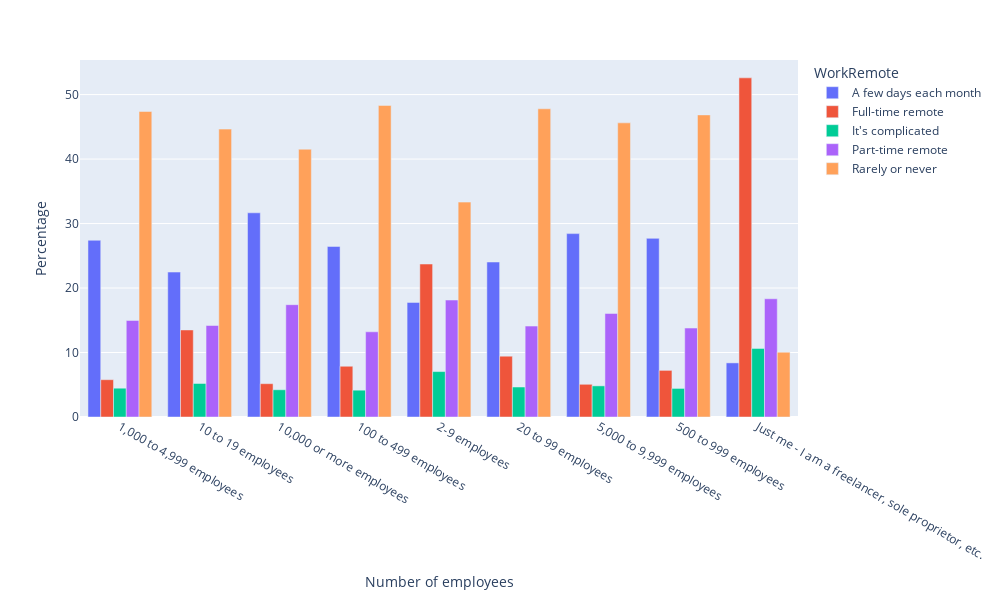

This figure's notebook cell:
### Code cell
fig = px.bar(df_Org_per, x='OrgSize', y='count',barmode="group", color = 'WorkRemote')
fig.update_layout(
    yaxis_title="Percentage",
    xaxis_title="Number of employees",
    autosize=False,
    width=1000,
    height=600,)
fig.show()
fig.write_image("org.png")

### Figure 1 — Plotly figure (JSON) as saved in the notebook; plotly's stock layout.template omitted (floating-point values rounded to 4 significant figures)
{"data": [{"alignmentgroup": "True", "hovertemplate": "WorkRemote=A few days each month<br>OrgSize=%{x}<br>count=%{y}<extra></extra>", "legendgroup": "A few days each month", "marker": {"color": "#636efa"}, "name": "A few days each month", "offsetgroup": "A few days each month", "orientation": "v", "showlegend": true, "textposition": "auto", "type": "bar", "x": ["1,000 to 4,999 employees", "10 to 19 employees", "10,000 or more employees", "100 to 499 employees", "2-9 employees", "20 to 99 employees", "5,000 to 9,999 employees", "500 to 999 employees", "Just me - I am a freelancer, sole proprietor, etc."], "xaxis": "x", "y": [27.41, 22.48, 31.67, 26.45, 17.77, 24.04, 28.44, 27.7, 8.391], "yaxis": "y"}, {"alignmentgroup": "True", "hovertemplate": "WorkRemote=Full-time remote<br>OrgSize=%{x}<br>count=%{y}<extra></extra>", "legendgroup": "Full-time remote", "marker": {"color": "#EF553B"}, "name": "Full-time remote", "offsetgroup": "Full-time remote", "orientation": "v", "showlegend": true, "textposition": "auto", "type": "bar", "x": ["1,000 to 4,999 employees", "10 to 19 employees", "10,000 or more employees", "100 to 499 employees", "2-9 employees", "20 to 99 employees", "5,000 to 9,999 employees", "500 to 999 employees", "Just me - I am a freelancer, sole proprietor, etc."], "xaxis": "x", "y": [5.784, 13.5, 5.167, 7.87, 23.72, 9.427, 5.072, 7.23, 52.59], "yaxis": "y"}, {"alignmentgroup": "True", "hovertemplate": "WorkRemote=It's complicated<br>OrgSize=%{x}<br>count=%{y}<extra></extra>", "legendgroup": "It's complicated", "marker": {"color": "#00cc96"}, "name": "It's complicated", "offsetgroup": "It's complicated", "orientation": "v", "showlegend": true, "textposition": "auto", "type": "bar", "x": ["1,000 to 4,999 employees", "10 to 19 employees", "10,000 or more employees", "100 to 499 employees", "2-9 employees", "20 to 99 employees", "5,000 to 9,999 employees", "500 to 999 employees", "Just me - I am a freelancer, sole proprietor, etc."], "xaxis": "x", "y": [4.466, 5.196, 4.225, 4.158, 7.045, 4.649, 4.827, 4.43, 10.64], "yaxis": "y"}, {"alignmentgroup": "True", "hovertemplate": "WorkRemote=Part-time remote<br>OrgSize=%{x}<br>count=%{y}<extra></extra>", "legendgroup": "Part-time remote", "marker": {"color": "#ab63fa"}, "name": "Part-time remote", "offsetgroup": "Part-time remote", "orientation": "v", "showlegend": true, "textposition": "auto", "type": "bar", "x": ["1,000 to 4,999 employees", "10 to 19 employees", "10,000 or more employees", "100 to 499 employees", "2-9 employees", "20 to 99 employees", "5,000 to 9,999 employees", "500 to 999 employees", "Just me - I am a freelancer, sole proprietor, etc."], "xaxis": "x", "y": [14.97, 14.19, 17.42, 13.21, 18.14, 14.1, 16.05, 13.79, 18.33], "yaxis": "y"}, {"alignmentgroup": "True", "hovertemplate": "WorkRemote=Rarely or never<br>OrgSize=%{x}<br>count=%{y}<extra></extra>", "legendgroup": "Rarely or never", "marker": {"color": "#FFA15A"}, "name": "Rarely or never", "offsetgroup": "Rarely or never", "orientation": "v", "showlegend": true, "textposition": "auto", "type": "bar", "x": ["1,000 to 4,999 employees", "10 to 19 employees", "10,000 or more employees", "100 to 499 employees", "2-9 employees", "20 to 99 employees", "5,000 to 9,999 employees", "500 to 999 employees", "Just me - I am a freelancer, sole proprietor, etc."], "xaxis": "x", "y": [47.38, 44.64, 41.52, 48.31, 33.32, 47.79, 45.61, 46.84, 10.05], "yaxis": "y"}], "layout": {"autosize": false, "barmode": "group", "height": 600, "legend": {"title": {"text": "WorkRemote"}, "tracegroupgap": 0}, "margin": {"t": 60}, "width": 1000, "xaxis": {"anchor": "y", "domain": [0, 1], "title": {"text": "Number of employees"}}, "yaxis": {"anchor": "x", "domain": [0, 1], "title": {"text": "Percentage"}}}}
